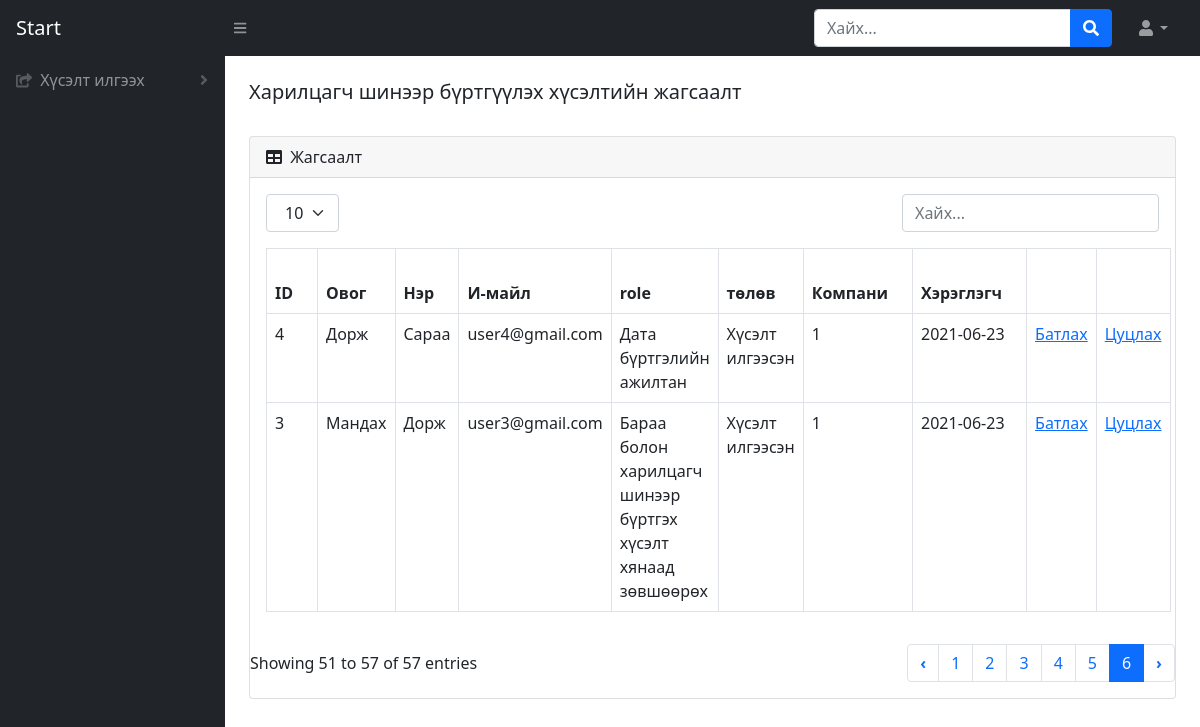
The app's page /reg-list with its own data.
### BMweb/models.py (models this page shows, shortened)
class Hereglegch(models.Model):
    ovog=models.CharField(max_length=300, verbose_name=_("Хэрэглэгчийн овог"))
    ner=models.CharField(max_length=300, verbose_name=_("Хэрэглэгчийн нэр"))
    mail = models.CharField(max_length=300, verbose_name=_("И-майл хаяг"))
    role = models.ForeignKey(HereglegchRole, on_delete=CASCADE ,verbose_name=_("Эрхийн түвшин"))
    state = models.ForeignKey(HereglegchState, on_delete=CASCADE , verbose_name=_("Хэрэглэгчийн төлөв"))
    company = models.ForeignKey(Company, on_delete=CASCADE , verbose_name=_("Компани"))
    password  = models.CharField(max_length=150, verbose_name=_("Хэрэглэгчийн нууц үг"))
    reg_date = models.DateTimeField(default=datetime.now, verbose_name=_("Нэвтэрсэн огноо"))
    class Meta:
        verbose_name = _("Хэрэглэгч")
        verbose_name_plural = _("Хэрэглэгч")

class HereglegchRole(models.Model):
    levelName = models.CharField(max_length=300, verbose_name=_("Эрхийн түвшин"))
    class Meta:
        verbose_name = _("Эрхийн түвшин")
        verbose_name_plural = _("Эрхийн түвшин")
    def __str__(self):
        return self.levelName

class HereglegchState(models.Model):
    stateName = models.CharField(max_length=300, verbose_name=_("Хэрэглэгчийн төлөв"))
    class Meta:
        verbose_name = _("Хэрэглэгч төлөв")
        verbose_name_plural = _("Хэрэглэгч төлөв")
    def __str__(self):
        return self.stateName

### BMweb/views.py (the view)
# urls.py: path('reg-list', views.hereglegchList,name='reg-list'),
def hereglegchList(request):
    if 'user_id' in request.session:
        h = Hereglegch.objects.get(pk=request.session['user_id'])
        return render(request,'hereglegchList.html', {'user': h })
    h = Hereglegch.objects.filter(state_id = 1).order_by('-reg_date')
    return render(request,'hereglegchList.html',{'HereglegchList': h})

### BMweb/templates/hereglegchList.html (shortened to what this page needs)
{% load static %}
<!DOCTYPE html>
<html lang="en">
    <head>
        <link href="https://cdn.jsdelivr.net/npm/simple-datatables@latest/dist/style.css" rel="stylesheet" />
        <link href="css/styles.css" rel="stylesheet" />
        <link href="{% static 'css/styles.css' %}" rel="stylesheet"/>
    </head>
    <body class="sb-nav-fixed">
        <nav class="sb-topnav navbar navbar-expand navbar-dark bg-dark">
            <a class="navbar-brand ps-3" href="login.html">Start</a>
            <button class="btn btn-link btn-sm order-1 order-lg-0 me-4 me-lg-0" id="sidebarToggle" href="#!"><i class="fas fa-bars"></i></button>
            <form class="d-none d-md-inline-block form-inline ms-auto me-0 me-md-3 my-2 my-md-0">
                <div class="input-group">
                    <input class="form-control" type="text" placeholder="Хайх..." aria-label="Search for..." aria-describedby="btnNavbarSearch" />
                    <button class="btn btn-primary" id="btnNavbarSearch" type="button"><i class="fas fa-search"></i></button>
                </div>
            </form>
            <ul class="navbar-nav ms-auto ms-md-0 me-3 me-lg-4">
                <li class="nav-item dropdown">
                    <a class="nav-link dropdown-toggle" id="navbarDropdown" href="#" role="button" data-bs-toggle="dropdown" aria-expanded="false"><i class="fas fa-user fa-fw"></i></a>
                </li>
            </ul>
        </nav>
        <div id="layoutSidenav">
            <div id="layoutSidenav_nav">
                <nav class="sb-sidenav accordion sb-sidenav-dark" id="sidenavAccordion">
                    <div class="sb-sidenav-menu">
                        <div class="nav">
                            <a class="nav-link collapsed" href="#" data-bs-toggle="collapse" data-bs-target="#collapseLayouts" aria-expanded="false" aria-controls="collapseLayouts">
                                <div class="sb-nav-link-icon"><i class="fas fa-share-square"></i></div>
                                Хүсэлт илгээх
                                <div class="sb-sidenav-collapse-arrow"><i class="fas fa-angle-down"></i></div>
                            </a>
                        </div>
                    </div>
                </nav>
            </div>
            <div id="layoutSidenav_content">
                <main>
                    <div class="container-fluid px-4">
                        <h5 class="mt-4">Харилцагч шинээр бүртгүүлэх хүсэлтийн жагсаалт</h5>
                        <div class="card mb-4">
                            <div class="card-header">
                                <i class="fas fa-table me-1"></i>
                                Жагсаалт
                            </div>
                            <div class="card-body">
                                <div class="dataTable-top">
                                    <div class="dataTable-dropdown">
                                        <label>
                                            <select class="dataTable-selector">
                                                <option value="10" selected="">10</option>
                                            </select>
                                        </label>
                                    </div>
                                    <div class="dataTable-search">
                                        <input class="dataTable-input" placeholder="Хайх..." type="text">
                                    </div>
                                </div>
                                <table id="datatablesSimple" class="dataTable-table">
                                    <thead>
                                        <tr>
                                            <th data-sortable="" class="asc">
                                                <a href="#" class="dataTable-sorter">ID</a>
                                            </th>
                                            <th data-sortable="" class="asc">
                                                <a href="#" class="dataTable-sorter">Овог</a>
                                            </th>
                                            <th data-sortable="" class="asc">
                                                <a href="#" class="dataTable-sorter">Нэр</a>
                                            </th>
                                            <th data-sortable="" class="asc">
                                                <a href="#" class="dataTable-sorter">И-майл</a>
                                            </th>
                                            <th data-sortable="" class="asc">
                                                <a href="#" class="dataTable-sorter"></a>role</a>
                                            </th>
                                            <th data-sortable="" class="asc">
                                                <a href="#" class="dataTable-sorter">төлөв</a>
                                            </th>
                                            <th data-sortable="" class="asc">
                                                <a href="#" class="dataTable-sorter">Компани</a>
                                            </th>
                                            <th data-sortable="" class="asc">
                                                <a href="#" class="dataTable-sorter">Хэрэглэгч</a>
                                            </th>
                                            <th data-sortable="" class="asc">
                                            </th>
                                            <th data-sortable="" class="asc">
                                            </th>
                                        </tr>
                                    </thead>
                                    {% for h in HereglegchList %}
                                        <tr>
                                            <td>{{ h.id }}</td>
                                            <td>{{ h.ovog }}</td>
                                            <td>{{ h.ner }}</td>
                                            <td>{{ h.mail }}</td>
                                            <td>{{ h.role }}</td>
                                            <td>{{ h.state }}</td>
                                            <td>{{ h.state_id }}</td>
                                            <td>{{ h.reg_date | date:"Y-m-d" }}</td>
                                            <td><a href="/change-state/{{h.id}}/2">Батлах</a></td>
                                            <td><a href="/change-state/{{h.id}}/3">Цуцлах</a></td>
                                        </tr>
                                    {% endfor %}
                                    </table>
                            </div>
                            <div class="dataTable-bottom">
                                <div class="dataTable-info">Showing 51 to 57 of 57 entries</div>
                                <nav class="dataTable-pagination">
                                    <ul class="dataTable-pagination-list">
                                        <li class="pager"><a href="#" data-page="5">‹</a></li>
                                        <li class=""><a href="#" data-page="1">1</a></li>
                                        <li class=""><a href="#" data-page="2">2</a></li>
                                        <li class=""><a href="#" data-page="3">3</a></li>
                                        <li class=""><a href="#" data-page="4">4</a></li>
                                        <li class=""><a href="#" data-page="5">5</a></li>
                                        <li class="active"><a href="#" data-page="6">6</a></li>
                                        <li class="pager"><a href="#" data-page="6">›</a></li>
                                    </ul>
                                </nav>
                            </div>
                        </div>
                    </div>
                </main>
            </div>
        </div>
    </body>
</html>

### records on screen
Hereglegch: id "4", ovog "Дорж", ner "Сараа", mail "user4@gmail.com", role "Дата бүртгэлийн ажилтан", state "Хүсэлт илгээсэн", state_id "1", reg_date "2021-06-23"
Hereglegch: id "3", ovog "Мандах", ner "Дорж", mail "user3@gmail.com", role "Бараа болон харилцагч шинээр бүртгэх хүсэлт хянаад зөвшөөрөх", state "Хүсэлт илгээсэн", state_id "1", reg_date "2021-06-23"
